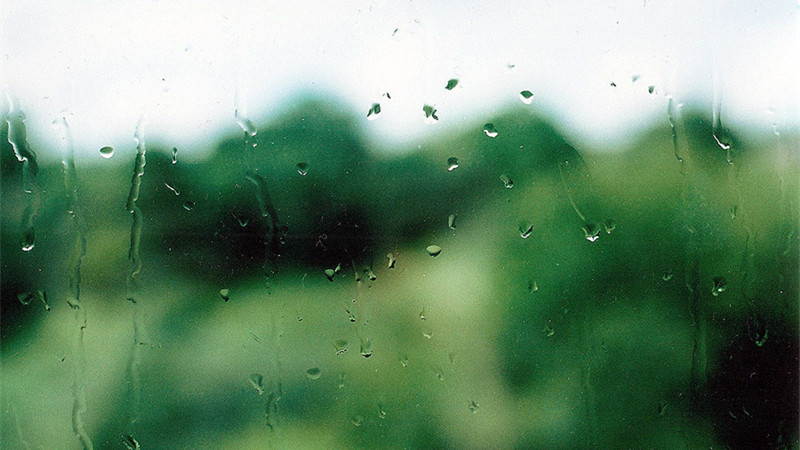
//> input picture opencv_base/IOU/rain.jpg, 800 x 450 px
$ ./main ../opencv_base/IOU/rain.jpg   (built with g++ and OpenCV 4)
//> lines starting //> are read from the running program, lines starting //| are printed output that depends on the picture; after the words box and inside, x2 and y2 are one past the last pixel; in counts of white or black regions, pixels touching at a corner belong together
#include "opencv2/core/core.hpp"
#include "opencv2/imgproc/imgproc.hpp"
#include "opencv2/highgui/highgui.hpp"
#include <iostream>
#include <stdlib.h>
#include <stdio.h>

using namespace cv;
using namespace std;


Mat g_src,g_src_gray;
int thresh = 100;
int max_thresh = 255;
RNG rng(12345);

static void thresh_callback(int,void *);

int main(int argc, char ** argv)
{
	g_src = imread(argv[1],1);
//> g_src is the input picture: 450 rows x 800 cols, CV_8UC3; mean B, G, R 113.5, 142, 109.7
	if(!g_src.data){
		printf("imread load failed\n");
		return -1;
	}

	cvtColor(g_src,g_src_gray,CV_BGR2GRAY);
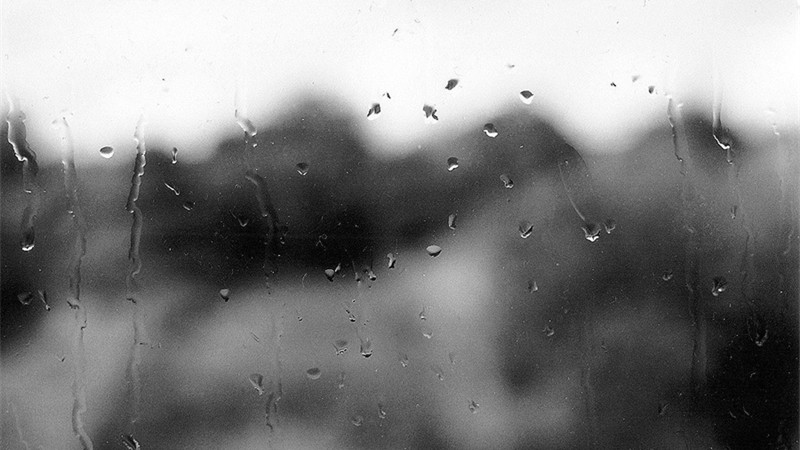
//> g_src_gray: 450 rows x 800 cols, CV_8UC1; min 0, max 255, mean 129.1
	blur(g_src_gray,g_src_gray,Size(3,3));

	char *source_window = "Source";
	namedWindow(source_window,CV_WINDOW_AUTOSIZE);
	imshow(source_window,g_src);

	createTrackbar("Canny thresh",source_window,&thresh,max_thresh,thresh_callback);
	thresh_callback(0,0);

   	waitKey(0);

    return 0;
}

/*
    CV_RETR_EXTERNAL=0,
    CV_RETR_LIST=1,
    CV_RETR_CCOMP=2,
    CV_RETR_TREE=3,
    CV_RETR_FLOODFILL=4
*/
#define CV_CUSTOM_MODE CV_RETR_TREE

/*
    CV_CHAIN_CODE=0,
    CV_CHAIN_APPROX_NONE=1,
    CV_CHAIN_APPROX_SIMPLE=2,
    CV_CHAIN_APPROX_TC89_L1=3,
    CV_CHAIN_APPROX_TC89_KCOS=4,
    CV_LINK_RUNS=5
*/

#define CV_CUSTOM_METHOD CV_CHAIN_APPROX_SIMPLE

static void thresh_callback(int,void *)
{

//	Mat canny_output;
	Mat threshold_output;
	vector<vector<Point> >  contours;
	vector<Vec4i> hierarchy;

//	Canny(g_src_gray,canny_output,thresh,thresh*2,3);
	threshold(g_src_gray,threshold_output,thresh,255,THRESH_BINARY);
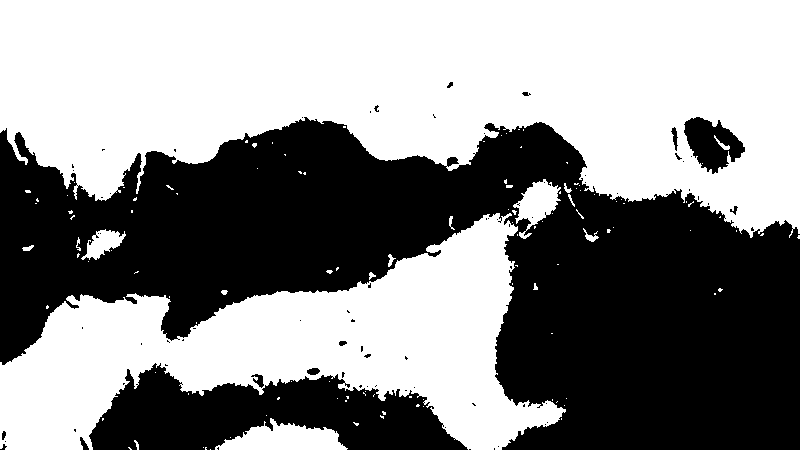
//> threshold_output: 450 rows x 800 cols, CV_8UC1; 54.3% white; 76 black regions (64 under 20 px)

	findContours(threshold_output,contours,hierarchy,CV_CUSTOM_MODE,CV_CUSTOM_METHOD,Point(0,0));
//> contours = 208 contours, 183 with area under 20; largest, box (x1, y1, x2, y2) and area: (0, 0, 800, 238) 131612, (0, 213, 566, 450) 58745, (215, 418, 348, 450) 2324, (683, 116, 746, 175) 2198, (513, 179, 561, 239) 1237
#if 0
	vector<vector<Point> > hull( contours.size());
	for(int i = 0; i < contours.size(); i++){
		convexHull(contours[i], hull[i],false);
	}
#endif

	printf("contours.size = %d\n",contours.size());
//| contours.size = 208

	vector<vector<Point> > contours_poly(contours.size());
//> contours_poly = 208 empty contours
	vector<Rect> boundRect(contours.size());
	vector<Point2f> center(contours.size());
	vector<float> radius(contours.size());

	for(int i = 0; i < contours.size(); i++){
		approxPolyDP(Mat(contours[i]),contours_poly[i],3,true);
		boundRect[i] = boundingRect( Mat(contours_poly[i]) );
		minEnclosingCircle( contours_poly[i], center[i], radius[i] );
	}
//> after the loop, contours_poly = 208 contours, 192 with area under 20; largest, box (x1, y1, x2, y2) and area: (0, 0, 800, 238) 131977, (0, 213, 566, 450) 59110, (215, 418, 348, 449) 2164, (683, 116, 746, 175) 2154, (513, 179, 561, 238) 1259; boundRect = 208 Rects (x, y, width, height), first 8: [210, 449, 1, 1], [205, 447, 1, 1], [203, 447, 1, 1], [128, 447, 4, 3], [134, 440, 5, 10], [230, 437, 1, 1], [353, 422, 6, 3], [561, 418, 1, 1]; center = 208 Points (x, y), first 12: [210, 449], [205, 447], [203, 447], [129.5, 448], [136, 444.5], [230, 437], [355.5, 423], [561, 418], [281, 447.5], [103, 418], [381.5, 416.5], [266, 415]; radius = 208 values, max 416.1 at index 172, min 0.0001 at index 0, mean 5.45


	Mat drawing = Mat::zeros(threshold_output.size(),CV_8UC3);
#if 1
	for(int i = 0; i < contours.size(); i++){
		Scalar color = Scalar(rng.uniform(0,255), rng.uniform(0,255),rng.uniform(0,255));
//		drawContours(drawing,contours,i,color,2,8,hierarchy,0,Point());
//		drawContours(drawing,hull,i,color,2,8,hierarchy,0,Point());
		drawContours(drawing,contours_poly,i,color,2,8,vector<Vec4i>(),0,Point());
		rectangle(drawing,boundRect[i].tl(),boundRect[i].br(), color,2,8,0);
		circle(drawing,center[i],(int)radius[i],color,2,8,0);
	}
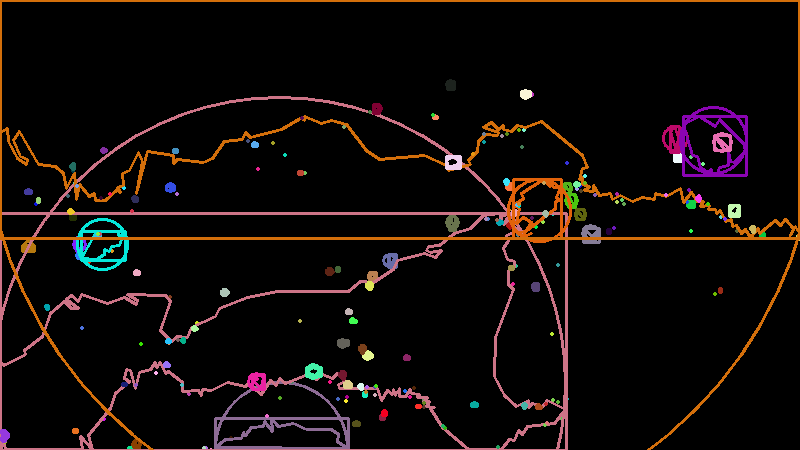
//> drawing: 450 rows x 800 cols, CV_8UC3; mean B, G, R 9, 10.7, 17.1


#else
	Scalar color = Scalar(rng.uniform(0,255), rng.uniform(0,255),rng.uniform(0,255));
	drawContours(drawing,contours,-1,color);

#endif
	imshow("contours_poly",drawing);
}
